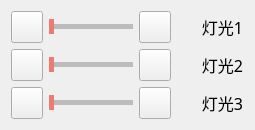
     <widget class="QWidget" name="m_pLightWidget" native="true">
      <property name="minimumSize">
       <size>
        <width>0</width>
        <height>54</height>
       </size>
      </property>
      <property name="styleSheet">
       <string notr="true">.QWidget#m_pAudioWidget4{
background-color: rgb(244,244,244);
}</string>
      </property>
      <layout class="QVBoxLayout" name="verticalLayout">
       <item>
        <layout class="QHBoxLayout" name="horizontalLayout_2">
         <item>
          <widget class="QPushButton" name="m_pVedioOff4_2">
           <property name="minimumSize">
            <size>
             <width>32</width>
             <height>32</height>
            </size>
           </property>
           <property name="maximumSize">
            <size>
             <width>32</width>
             <height>32</height>
            </size>
           </property>
           <property name="text">
            <string/>
           </property>
           <property name="icon">
            <iconset resource="../resource/image.qrc">
             <normaloff>:/image/otherdevice/lighton.png</normaloff>:/image/otherdevice/lighton.png</iconset>
           </property>
           <property name="iconSize">
            <size>
             <width>30</width>
             <height>30</height>
            </size>
           </property>
          </widget>
         </item>
         <item>
          <widget class="QSlider" name="m_pAudioSlider4_2">
           <property name="styleSheet">
            <string notr="true">QSlider  
{   
}  
  
QSlider::groove:horizontal  
{  
    height: 5px;  
    background: qlineargradient(x1:0, y1:0, x2:0, y2:1, stop:0 #B1B1B1, stop:1 #c4c4c4);  
}  
QSlider::handle:horizontal   
{  
    background: rgb(237,123,112);  
    width: 5px;  
    height: 16px;  
    margin: -5px 0px -5px 0px;     
} 

QSlider::add-page:horizontal{
background: qlineargradient(spread:pad, x1:0, y1:1, x2:0, y2:0, stop:0 #bcbcbc, stop:0.25 #bcbcbc, stop:0.5 #bcbcbc, stop:1 #bcbcbc); 
}

QSlider::sub-page:horizontal{                               
 background: qlineargradient(spread:pad, x1:0, y1:1, x2:0, y2:0, stop:0 #439cf3, stop:0.25 #439cf3, stop:0.5 #439cf3, stop:1 #439cf3);                     
}</string>
           </property>
           <property name="orientation">
            <enum>Qt::Horizontal</enum>
           </property>
          </widget>
         </item>
         <item>
          <widget class="QPushButton" name="m_pVedioOn4_2">
           <property name="minimumSize">
            <size>
             <width>32</width>
             <height>32</height>
            </size>
           </property>
           <property name="maximumSize">
            <size>
             <width>32</width>
             <height>32</height>
            </size>
           </property>
           <property name="text">
            <string/>
           </property>
           <property name="icon">
            <iconset resource="../resource/image.qrc">
             <normaloff>:/image/otherdevice/lightoff.png</normaloff>:/image/otherdevice/lightoff.png</iconset>
           </property>
           <property name="iconSize">
            <size>
             <width>30</width>
             <height>30</height>
            </size>
           </property>
          </widget>
         </item>
         <item>
          <widget class="QLabel" name="label_5">
           <property name="font">
            <font>
             <family>微软雅黑</family>
             <pointsize>12</pointsize>
            </font>
           </property>
           <property name="text">
            <string>      灯光1</string>
           </property>
          </widget>
         </item>
        </layout>
       </item>
       <item>
        <layout class="QHBoxLayout" name="horizontalLayout_8">
         <item>
          <widget class="QPushButton" name="m_pVedioOff4_4">
           <property name="minimumSize">
            <size>
             <width>32</width>
             <height>32</height>
            </size>
           </property>
           <property name="maximumSize">
            <size>
             <width>32</width>
             <height>32</height>
            </size>
           </property>
           <property name="text">
            <string/>
           </property>
           <property name="icon">
            <iconset resource="../resource/image.qrc">
             <normaloff>:/image/otherdevice/lighton.png</normaloff>:/image/otherdevice/lighton.png</iconset>
           </property>
           <property name="iconSize">
            <size>
             <width>30</width>
             <height>30</height>
            </size>
           </property>
          </widget>
         </item>
         <item>
          <widget class="QSlider" name="m_pAudioSlider4_3">
           <property name="styleSheet">
            <string notr="true">QSlider  
{   
}  
  
QSlider::groove:horizontal  
{  
    height: 5px;  
    background: qlineargradient(x1:0, y1:0, x2:0, y2:1, stop:0 #B1B1B1, stop:1 #c4c4c4);  
}  
QSlider::handle:horizontal   
{  
    background: rgb(237,123,112);  
    width: 5px;  
    height: 16px;  
    margin: -5px 0px -5px 0px;     
} 

QSlider::add-page:horizontal{
background: qlineargradient(spread:pad, x1:0, y1:1, x2:0, y2:0, stop:0 #bcbcbc, stop:0.25 #bcbcbc, stop:0.5 #bcbcbc, stop:1 #bcbcbc); 
}

QSlider::sub-page:horizontal{                               
 background: qlineargradient(spread:pad, x1:0, y1:1, x2:0, y2:0, stop:0 #439cf3, stop:0.25 #439cf3, stop:0.5 #439cf3, stop:1 #439cf3);                     
}</string>
           </property>
           <property name="orientation">
            <enum>Qt::Horizontal</enum>
           </property>
          </widget>
         </item>
         <item>
          <widget class="QPushButton" name="m_pVedioOn4_4">
           <property name="minimumSize">
            <size>
             <width>32</width>
             <height>32</height>
            </size>
           </property>
           <property name="maximumSize">
            <size>
             <width>32</width>
             <height>32</height>
            </size>
           </property>
           <property name="text">
            <string/>
           </property>
           <property name="icon">
            <iconset resource="../resource/image.qrc">
             <normaloff>:/image/otherdevice/lightoff.png</normaloff>:/image/otherdevice/lightoff.png</iconset>
           </property>
           <property name="iconSize">
            <size>
             <width>30</width>
             <height>30</height>
            </size>
           </property>
          </widget>
         </item>
         <item>
          <widget class="QLabel" name="label_6">
           <property name="font">
            <font>
             <family>微软雅黑</family>
             <pointsize>12</pointsize>
            </font>
           </property>
           <property name="text">
            <string>      灯光2</string>
           </property>
          </widget>
         </item>
        </layout>
       </item>
       <item>
        <layout class="QHBoxLayout" name="horizontalLayout_10">
         <item>
          <widget class="QPushButton" name="m_pVedioOff4_5">
           <property name="minimumSize">
            <size>
             <width>32</width>
             <height>32</height>
            </size>
           </property>
           <property name="maximumSize">
            <size>
             <width>32</width>
             <height>32</height>
            </size>
           </property>
           <property name="text">
            <string/>
           </property>
           <property name="icon">
            <iconset resource="../resource/image.qrc">
             <normaloff>:/image/otherdevice/lighton.png</normaloff>:/image/otherdevice/lighton.png</iconset>
           </property>
           <property name="iconSize">
            <size>
             <width>30</width>
             <height>30</height>
            </size>
           </property>
          </widget>
         </item>
         <item>
          <widget class="QSlider" name="m_pAudioSlider4_4">
           <property name="styleSheet">
            <string notr="true">QSlider  
{   
}  
  
QSlider::groove:horizontal  
{  
    height: 5px;  
    background: qlineargradient(x1:0, y1:0, x2:0, y2:1, stop:0 #B1B1B1, stop:1 #c4c4c4);  
}  
QSlider::handle:horizontal   
{  
    background: rgb(237,123,112);  
    width: 5px;  
    height: 16px;  
    margin: -5px 0px -5px 0px;     
} 

QSlider::add-page:horizontal{
background: qlineargradient(spread:pad, x1:0, y1:1, x2:0, y2:0, stop:0 #bcbcbc, stop:0.25 #bcbcbc, stop:0.5 #bcbcbc, stop:1 #bcbcbc); 
}

QSlider::sub-page:horizontal{                               
 background: qlineargradient(spread:pad, x1:0, y1:1, x2:0, y2:0, stop:0 #439cf3, stop:0.25 #439cf3, stop:0.5 #439cf3, stop:1 #439cf3);                     
}</string>
           </property>
           <property name="orientation">
            <enum>Qt::Horizontal</enum>
           </property>
          </widget>
         </item>
         <item>
          <widget class="QPushButton" name="m_pVedioOn4_5">
           <property name="minimumSize">
            <size>
             <width>32</width>
             <height>32</height>
            </size>
           </property>
           <property name="maximumSize">
            <size>
             <width>32</width>
             <height>32</height>
            </size>
           </property>
           <property name="text">
            <string/>
           </property>
           <property name="icon">
            <iconset resource="../resource/image.qrc">
             <normaloff>:/image/otherdevice/lightoff.png</normaloff>:/image/otherdevice/lightoff.png</iconset>
           </property>
           <property name="iconSize">
            <size>
             <width>30</width>
             <height>30</height>
            </size>
           </property>
          </widget>
         </item>
         <item>
          <widget class="QLabel" name="label_7">
           <property name="font">
            <font>
             <family>微软雅黑</family>
             <pointsize>12</pointsize>
            </font>
           </property>
           <property name="text">
            <string>      灯光3</string>
           </property>
          </widget>
         </item>
        </layout>
       </item>
      </layout>
     </widget>
